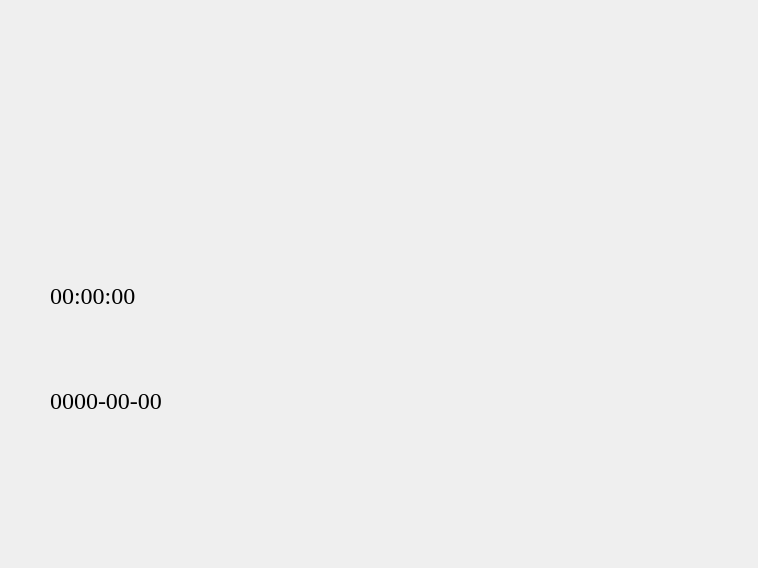
<?xml version="1.0" encoding="UTF-8"?>
<ui version="4.0">
 <class>Welcome</class>
 <widget class="QMainWindow" name="Welcome">
  <property name="geometry">
   <rect>
    <x>0</x>
    <y>0</y>
    <width>758</width>
    <height>568</height>
   </rect>
  </property>
  <property name="maximumSize">
   <size>
    <width>16777215</width>
    <height>16777215</height>
   </size>
  </property>
  <property name="windowTitle">
   <string>MainWindow</string>
  </property>
  <property name="styleSheet">
   <string notr="true">border-image: url(:/photo/1.jpg);
</string>
  </property>
  <widget class="QWidget" name="centralwidget">
   <widget class="QLabel" name="label_data">
    <property name="geometry">
     <rect>
      <x>50</x>
      <y>360</y>
      <width>331</width>
      <height>81</height>
     </rect>
    </property>
    <property name="font">
     <font>
      <family>Times New Roman</family>
      <pointsize>18</pointsize>
      <weight>50</weight>
      <italic>false</italic>
      <bold>false</bold>
     </font>
    </property>
    <property name="styleSheet">
     <string notr="true">border-image: url(:/photo/1.jpg);
font: 18pt &quot;Times New Roman&quot;;
border-radius:15px;/*圆角弧度(为正方形边长一半时就是圆形)*/</string>
    </property>
    <property name="text">
     <string>0000-00-00</string>
    </property>
   </widget>
   <widget class="QLabel" name="label_time">
    <property name="geometry">
     <rect>
      <x>50</x>
      <y>260</y>
      <width>181</width>
      <height>71</height>
     </rect>
    </property>
    <property name="font">
     <font>
      <family>Times New Roman</family>
      <pointsize>18</pointsize>
      <weight>50</weight>
      <italic>false</italic>
      <bold>false</bold>
     </font>
    </property>
    <property name="styleSheet">
     <string notr="true">border-image: url(:/photo/1.jpg);
font: 18pt &quot;Times New Roman&quot;;
border-radius:15px;/*圆角弧度(为正方形边长一半时就是圆形)*/</string>
    </property>
    <property name="text">
     <string>00:00:00</string>
    </property>
   </widget>
   <widget class="QPushButton" name="btncalc">
    <property name="geometry">
     <rect>
      <x>30</x>
      <y>30</y>
      <width>200</width>
      <height>200</height>
     </rect>
    </property>
    <property name="sizePolicy">
     <sizepolicy hsizetype="Minimum" vsizetype="Expanding">
      <horstretch>0</horstretch>
      <verstretch>0</verstretch>
     </sizepolicy>
    </property>
    <property name="minimumSize">
     <size>
      <width>200</width>
      <height>200</height>
     </size>
    </property>
    <property name="maximumSize">
     <size>
      <width>200</width>
      <height>200</height>
     </size>
    </property>
    <property name="font">
     <font>
      <pointsize>32</pointsize>
     </font>
    </property>
    <property name="styleSheet">
     <string notr="true">border-image: url(:/photo/calculator.png);
border-radius:100px;/*圆角弧度(为正方形边长一半时就是圆形)*/</string>
    </property>
    <property name="text">
     <string/>
    </property>
   </widget>
  </widget>
 </widget>
 <resources/>
 <connections/>
</ui>
